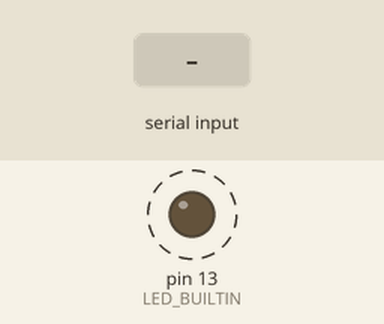
Recording of a sketch running on a simulated Arduino Nano, built with avr-gcc and run on an emulated ATmega328P. Shown: output pins drawn as LEDs (lit = HIGH). Dashed ring = blinking. The inputs (shaded band) are chosen by the test bench. What the sketch prints to the serial monitor is not drawn.

Above: at 1.2 s.
1.3 s: "0" received over Serial
3.5 s: "90,45\n" received over Serial
5.5 s: "b90\n" received over Serial
Timing chart, 0 to 13.5 s (numbered marks = the images above; inputs shaded):
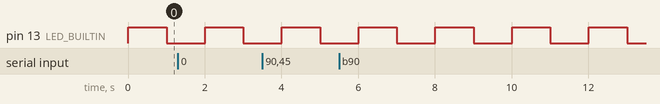

Measured:
- by itself, pin 13 (LED_BUILTIN): alternates HIGH for 1.0 s and LOW for 1.0 s

The sketch:

hover_yolo_joy_mode4_8_31.ino
```cpp
// (licence header left out)
// ########################## DEFINES ##########################
//#define HOVER_SERIAL_BAUD   115200      // [-] Baud rate for HoverSerial (used to communicate with the hoverboard)
#define HOVER_SERIAL_BAUD   38400      // [-] Baud rate for HoverSerial (used to communicate with the hoverboard)
#define SERIAL_BAUD         115200      // [-] Baud rate for built-in Serial (used for the Serial Monitor)
#define START_FRAME         0xABCD       // [-] Start frme definition for reliable serial communication
#define TIME_SEND           100         // [ms] Sending time interval
#define SPEED_MAX_TEST      300         // [-] Maximum speed for testing
//#define DEBUG_RX                        // [-] Debug received data. Prints all bytes to serial (comment-out to disable)
#include <SoftwareSerial.h>
//#SoftwareSerial HoverSerial(2,3);        // RX, TX
SoftwareSerial HoverSerial_f(2,3);        // RX, TX
SoftwareSerial HoverSerial_b(4,5);        // RX, TX

// Global variables
uint8_t idx = 0;                        // Index for new data pointer
uint16_t bufStartFrame;                 // Buffer Start Frame
byte *p;                                // Pointer declaration for the new received data
byte incomingByte;
byte incomingBytePrev;

typedef struct{
   uint16_t start;
   int16_t  steer;
   int16_t  speed;
   uint16_t checksum;
} SerialCommand;
SerialCommand Command;

typedef struct{
   uint16_t start;
   int16_t  cmd1;
   int16_t  cmd2;
   int16_t  speedR_meas;
   int16_t  speedL_meas;
   int16_t  batVoltage;
   int16_t  boardTemp;
   uint16_t cmdLed;
   uint16_t checksum;
} SerialFeedback;
SerialFeedback Feedback;
SerialFeedback NewFeedback;
unsigned long timeVal = 0;


// ########################## SETUP ##########################
void setup()
{
  Serial.setTimeout(3);
  Serial.begin(SERIAL_BAUD);
  Serial.println("Hoverboard Serial v1.0");

  HoverSerial_f.begin(HOVER_SERIAL_BAUD);
  HoverSerial_b.begin(HOVER_SERIAL_BAUD);
  pinMode(LED_BUILTIN, OUTPUT);

  pinMode(7, INPUT_PULLUP);
}


char sp_char;
String tem;
String mode;
String sp;
int sp_speed;
int g_in_val = 20;
int t_in_val = 20;
int g_speed = 0;
int g_steer = 0;
int t_speed = 0;
int t_steer = 0;

// ########################## SEND ##########################
void Send(int uSteer, int uSpeed)
{
  // Create command
  Command.start    = (uint16_t)START_FRAME;
  Command.steer    = (int)uSteer;
  Command.speed    = (int)uSpeed;
  Command.checksum = (uint16_t)(Command.start ^ Command.steer ^ Command.speed);

  // Write to Serial
  HoverSerial_f.write((uint8_t *) &Command, sizeof(Command));
  HoverSerial_b.write((uint8_t *) &Command, sizeof(Command));
}

// ########################## RECEIVE ##########################
void Receive()
{
    // Check for new data availability in the Serial buffer
    ////if (HoverSerial.available()) {
    ////    incomingByte    = HoverSerial.read();                                   // Read the incoming byte
    ////    bufStartFrame = ((uint16_t)(incomingByte) << 8) | incomingBytePrev;       // Construct the start frame
    ////}
    ////else {
/////// start


/////////////// joy stick

      //Serial.print(analogRead(A1)); // X축 값이 표기됩니다.
      //Serial.print("  ");           //숫자가 헷깔리지않토록 중간에 공백칸을 두었습니다.
      //Serial.print(analogRead(A0)); // X축 값이 표기 됩니다.
      //Serial.print("  ");           //숫자가 헷깔리지않토록 중간에 공백칸을 두었습니다.
      //Serial.println(digitalRead(7)); // Z축(스위치) 값이 표기됩니다.
      //delay(100);
#if 0
      if(analogRead(A1) > 700)
      {
             //g_speed = 30;
//             g_speed = 60;
//             g_steer = 50;
//left
            g_speed = 0;
            g_steer = 200;

      }
      else if(analogRead(A1) < 300)
      {
             //g_speed = 30;
             //g_speed = 60;
             //g_steer = -50;
//right
            g_speed = 0;
            g_steer = -200;

      }

      if(analogRead(A0) > 700)
      {
             //g_speed = 90;
            g_steer = 0;
            g_speed = 90;

      }
      else if(analogRead(A0) < 300)
      {
            g_steer = 0;
            g_speed = -90;
             //g_speed = -90;
      }

      if(digitalRead(7) == 0)
      {
             g_speed = 0;
      }
#endif
/////////////// joy stick


      while(Serial.available() <=0) // wait for incoming serial data
      {
          if(millis()-timeVal>=100){
            timeVal=millis();

            if(abs(t_speed - g_speed) >200){
              g_in_val = 50;
            }
            else{
              g_in_val = 20;
            }
            if (abs(t_steer - g_steer)>200){
              t_in_val = 50;
            }
            else{
              t_in_val = 20;
            }

            if(t_speed - g_speed >10){
              g_speed += g_in_val;
            }
            else if((t_speed - g_speed <= 10) && (t_speed - g_speed >= 0)){
              g_speed = t_speed;
            }
            else if(t_speed - g_speed >= -10){
              g_speed = t_speed;
            }
            else if(t_speed - g_speed < -10){
              g_speed -= g_in_val;
            }
           // steer
            if(t_steer - g_steer >10){
              g_steer += t_in_val;
            }
            else if((t_steer - g_steer <= 10) && (t_steer - g_steer >= 0)){
              g_steer = t_steer;
            }
            else if(t_steer - g_steer >= -10){
              g_steer = t_steer;
            }
            else if(t_steer - g_steer < -10){
              g_steer -= t_in_val;
            }
            //Serial.println(g_steer);
            //Serial.println(g_speed);
          }
          return;
      }
      tem = Serial.readString();
      Serial.println(tem);

      mode = tem.substring(0,1);
      //Serial.println(mode);
      sp_speed = (int) tem.substring(1,-1).toInt();

      sp_char = mode[0];

        switch(sp_char){
          case '0':
            t_speed = 0;
            t_steer = 0;
            g_speed = 0;
            g_steer = 0;
            break;

          case 'b':
            t_steer = 0;
            t_speed = sp_speed;
            break;

          case 't':
            //t_speed = 0;
            t_steer = sp_speed;
            break;

          case 'g':
            //t_steer = 0;
            t_speed = sp_speed;
            break;

          case 's':
            t_steer = 0;
            t_speed = 0;
            break;
          }

        if (t_speed>300){
            t_speed = 300;
            }
        else if (t_speed<-300){
            t_speed = -300;
            }


      // If DEBUG_RX is defined print all incoming bytes
      #ifdef DEBUG_RX
          Serial.print(incomingByte);
          return;
      #endif

      // Copy received data
      if (bufStartFrame == START_FRAME) {                     // Initialize if new data is detected
          p       = (byte *)&NewFeedback;
          *p++    = incomingBytePrev;
          *p++    = incomingByte;
          idx     = 2;
      } else if (idx >= 2 && idx < sizeof(SerialFeedback)) {  // Save the new received data
          *p++    = incomingByte;
          idx++;
      }

      // Check if we reached the end of the package
      if (idx == sizeof(SerialFeedback)) {
          uint16_t checksum;
          checksum = (uint16_t)(NewFeedback.start ^ NewFeedback.cmd1 ^ NewFeedback.cmd2 ^ NewFeedback.speedR_meas ^ NewFeedback.speedL_meas
                              ^ NewFeedback.batVoltage ^ NewFeedback.boardTemp ^ NewFeedback.cmdLed);

          // Check validity of the new data
          if (NewFeedback.start == START_FRAME && checksum == NewFeedback.checksum) {
              // Copy the new data
              memcpy(&Feedback, &NewFeedback, sizeof(SerialFeedback));

              // Print data to built-in Serial
              Serial.print("1: ");   Serial.print(Feedback.cmd1);
              Serial.print(" 2: ");  Serial.print(Feedback.cmd2);
              Serial.print(" 3: ");  Serial.print(Feedback.speedR_meas);
              Serial.print(" 4: ");  Serial.print(Feedback.speedL_meas);
              Serial.print(" 5: ");  Serial.print(Feedback.batVoltage);
              Serial.print(" 6: ");  Serial.print(Feedback.boardTemp);
              Serial.print(" 7: ");  Serial.println(Feedback.cmdLed);
          } else {
            Serial.println("Non-valid data skipped");
          }
      idx = 0;    // Reset the index (it prevents to enter in this if condition in the next cycle)
      }

      // Update previous states
      incomingBytePrev = incomingByte;
}

// ########################## LOOP ##########################

unsigned long iTimeSend = 0;
int iTestMax = SPEED_MAX_TEST;
int iTest = 0;


void loop(void)
{
  unsigned long timeNow = millis();

  // Check for new received data
  Receive();

  // Send commands
  if (iTimeSend > timeNow) return;
  iTimeSend = timeNow + TIME_SEND;
  //Send(0, SPEED_MAX_TEST - 2*abs(iTest));
  //Send(20, SPEED_MAX_TEST - 2*abs(iTest));
  Send(g_steer, g_speed);

  // Calculate test command signal
  //iTest += 10;
  iTest += 1;
  if (iTest > iTestMax) iTest = -iTestMax;

  // Blink the LED
  digitalWrite(LED_BUILTIN, (timeNow%2000)<1000);
}

// ########################## END ##########################
```
